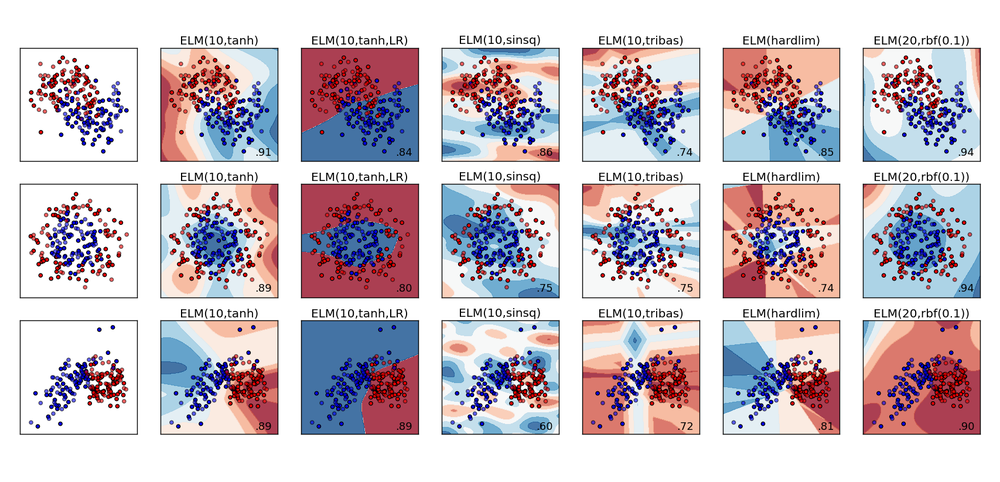
#> input picture workspace_1/Python-ELM-master/src/figure_1.png, 1000 x 482 px, shrunk from 1707 x 823 before the run
$ python xiebo.py
#> lines starting #> are read from the running program, lines starting #| are printed output that depends on the picture
import numpy as np
from scipy.ndimage import label, imread
from matplotlib.colors import ListedColormap
import pylab as pl

img = imread("figure_1.png")
#> img is the input picture: shape (482, 1000, 4); mean R, G, B, A 203.5, 192.7, 200.8, 255
img = img > 200
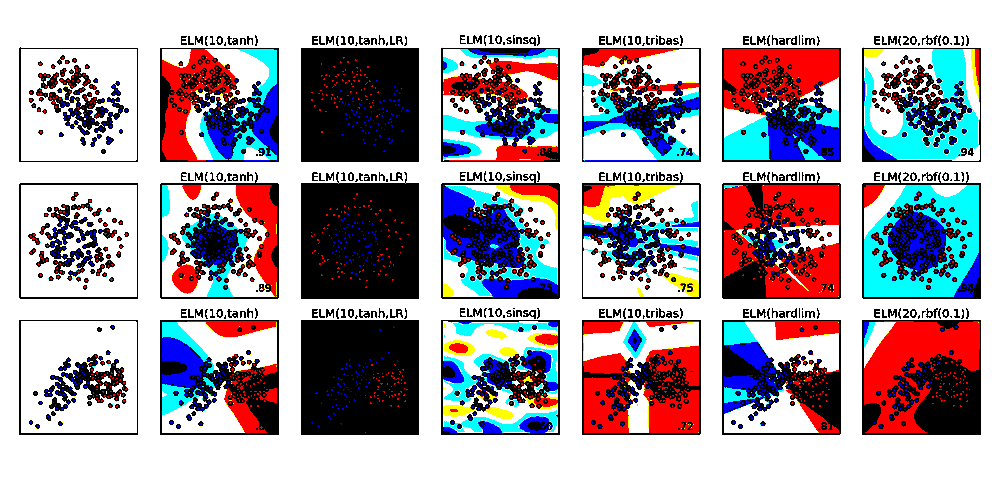
#> img: shape (482, 1000, 4) bool; mean R, G, B, A 0.66, 0.633, 0.661, 1

labeled, max_label = label(img)
#> max_label = 1741

pl.figure()
colors = [(0.0,0.0,0.0)]
colors.extend(pl.cm.jet(np.linspace(0, 1, max_label)))
cmap = ListedColormap(colors)
im = pl.imshow(labeled, cmap=cmap)
cax = pl.colorbar()
pl.show()
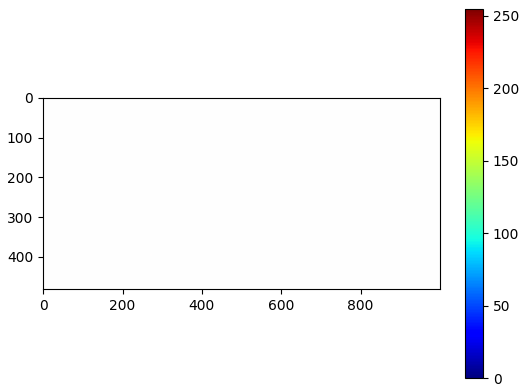
#> figure drawn by matplotlib, 2 panels
